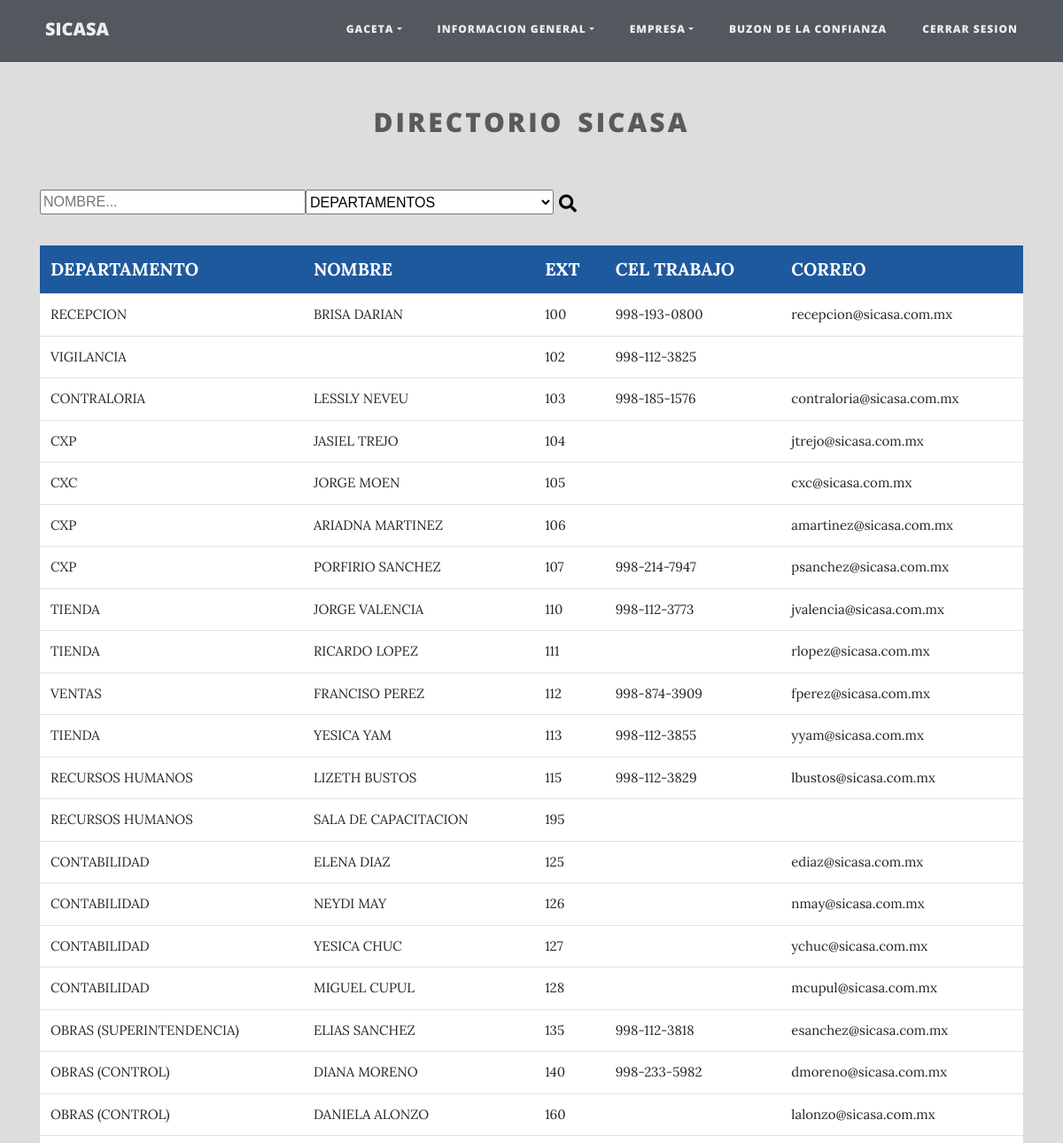
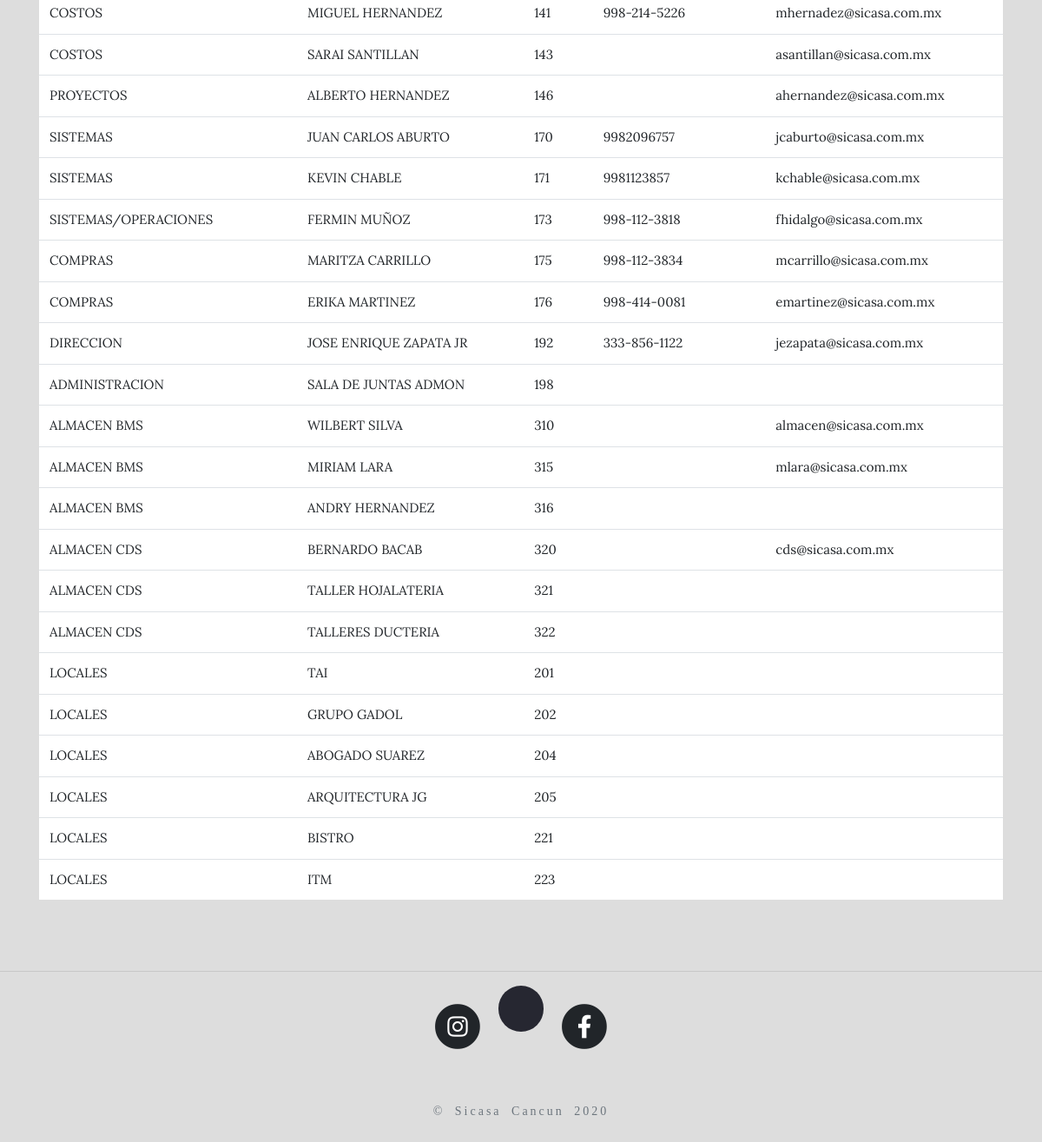
The app's page /directorio.php (signed in) with its own data (2 pictures, top to bottom).
### tables this page shows
CREATE TABLE `directorio` (
  `ID` int(10) NOT NULL,
  `DEPARTAMENTO` varchar(30) NOT NULL,
  `NOMBRE` varchar(30) NOT NULL,
  `EXT` int(30) NOT NULL,
  `CEL TRABAJO` varchar(30) NOT NULL,
  `CORREO` varchar(30) NOT NULL
);

### directorio.php (the view, shortened to what this page needs)
<?php
$usuario = $_SESSION['username'];
if(!isset($usuario)){
    header("location: index.php");
}else{
?>
<!DOCTYPE html>
<html lang="es">
<head>
  <link href="vendor/bootstrap/css/bootstrap.min.css" rel="stylesheet">
  <link href="vendor/fontawesome-free/css/all.min.css" rel="stylesheet" type="text/css">
  <link href="css/nabvar-general.min.css" rel="stylesheet">
<link href="css/dropdown.css" rel="stylesheet">
</head>
<body id="fondo">
<nav class="navbar navbar-expand-lg navbar-dark fixed-top" style="opacity: .9;" id="mainNav">
<div class="container-fluid">
<a class="navbar-brand" href="http://gaceta.sicasa.com.mx/">SICASA</a>
<div class="collapse navbar-collapse" id="navbarResponsive">
    <ul class="navbar-nav ml-auto">
    <li class="nav-item dropdown">
    <a class="nav-link dropdown-toggle" id="dropdown1" data-toggle="dropdown" href="#" aria-haspopup="true" aria-expanded="false">Gaceta</a>
    </li>
    <li class="nav-item dropdown">
      <a class="nav-link dropdown-toggle" id="dropdown1" data-toggle="dropdown" href="#" aria-haspopup="true" aria-expanded="false">Informacion General</a>
    </li>
    <li class="nav-item dropdown">
    <a class="nav-link dropdown-toggle" id="dropdown1" data-toggle="dropdown" href="#" aria-haspopup="true" aria-expanded="false">Empresa</a>
    </li>
    <li class="nav-item">
          <a class="nav-link" href="construccion.html">Buzon de la confianza</a>
    </li>
    <li class="nav-item">
          <a class="nav-link" href="salir.php">Cerrar Sesion</a>
    </li>
    </ul>
  </div>
</div>
</nav>
  <header class="masthead" style="background-image: url('img/navbar.jpg')" id="fondocabecera">
    <div class="overlay"></div>
  </header>
<?php
include('conexion.php');
$where="";
$directorio="SELECT * FROM directorio $where";
$resDirectorio=$conexion->query($directorio);
?>
<div class="container">
  <h4 class="text-center">DIRECTORIO SICASA</h4>
        <section>
      <form method="POST">
        <input id="buscarnombre" type="text" placeholder="NOMBRE..." name="xnombre"/>
        <select id="opcion1" name="xdepartamento">
         <option value="">DEPARTAMENTOS </option>
        </select>
        <button name="buscar" class="icon" type="submit"><i class="fa fa-search"></i></button>
      </form>
<br>
      <table class="table">
        <tr>
          <th>DEPARTAMENTO</th>
          <th>NOMBRE</th>
          <th>EXT</th>
          <th>CEL TRABAJO</th>
          <th>CORREO</th>
        </tr>
        <?php
        while ($registroDirectorio = $resDirectorio->fetch_array(MYSQLI_BOTH))
        {
          echo'<tr>
             <td>'.$registroDirectorio['DEPARTAMENTO'].'</td>
             <td>'.$registroDirectorio['NOMBRE'].'</td>
             <td>'.$registroDirectorio['EXT'].'</td>
             <td>'.$registroDirectorio['CEL TRABAJO'].'</td>
             <td>'.$registroDirectorio['CORREO'].'</td>
             </tr>';
        }
        ?>
      </table>
    </section>
</div>
  <footer>
    <hr>
    <div class="container">
      <div class="row">
        <div class="col">
          <ul class="list-inline text-center">
            <li class="list-inline-item">
              <a href="https://www.instagram.com/sicasa_oficial/">
                <span class="fa-stack fa-lg">
                  <i class="fas fa-circle fa-stack-2x"></i>
                  <i class="fab fa-instagram fa-stack-1x fa-inverse"></i>
                </span>
              </a>
            </li>
            <li class="list-inline-item">
            <span id="counter">
            </span>
            </li>
            <li class="list-inline-item">
              <a href="https://www.facebook.com/sicasaoficial/">
                <span class="fa-stack fa-lg">
                  <i class="fas fa-circle fa-stack-2x"></i>
                  <i class="fab fa-facebook-f fa-stack-1x fa-inverse"></i>
                </span>
              </a>
            </li>
          </ul>
          <br>
          <p class="copyright text-muted">&copy; Sicasa Cancun 2020</p>
        </div>
      </div>
    </div>
  </footer>
</body>
</html>
<?php
}
?>

### css/dropdown.css (style rules this page uses)
.dropdown-toggle { position: relative; }
button { background: transparent; border: none !important; }

### directorio.php (style rules this page uses)
#fondo { background-color: #DDDDDD; background-position: center; }
#counter { width: 3.3rem; height: 3.3rem; border-radius: 50%; background: #262731; display: flex; justify-content: center; align-items: center; text-align: center; margin:0px auto; color: white; padding:3% }
form { display: -webkit-box; display: -ms-flexbox; display: flex; -webkit-box-orient: horizontal; -webkit-box-direction: normal; -ms-flex-direction: row; flex-direction: row; position: none; top: 50px; width: 100%; padding-top: 50px; }
body::after { background-size: 50px 60px; background-repeat: no-repeat; background-position: center; opacity: .5; }
header { height: 70px; }
th { background-color: #1E599E; color: white; }
tr { background-color: white; }
td { opacity: none; font-size: 15px; font-style: none; letter-spacing: none; word-spacing: none; }
h4 { opacity: 0.7; font-size: 30px; font-style: none; letter-spacing: 3px; word-spacing: 5px; }
p { opacity: none; font-size: 16px; font-style: none; letter-spacing: 3px; word-spacing: 5px; font-family: "Tahoma"; }
#opcion1 { opacity: none; font-size: 16px; font-style: none; font-family: "Arial"; width: 280px; height:28px ; }
#buscarnombre { font-size: 16px; font-family: "Arial"; width: 300px; height:28px ; }

### records on screen
directorio: DEPARTAMENTO "RECEPCION", NOMBRE "BRISA DARIAN", EXT "100", CEL TRABAJO "998-193-0800", CORREO "recepcion@sicasa.com.mx"
directorio: DEPARTAMENTO "VIGILANCIA", EXT "102", CEL TRABAJO "998-112-3825"
directorio: DEPARTAMENTO "CONTRALORIA", NOMBRE "LESSLY NEVEU", EXT "103", CEL TRABAJO "998-185-1576", CORREO "contraloria@sicasa.com.mx"
directorio: DEPARTAMENTO "CXP", NOMBRE "JASIEL TREJO", EXT "104", CORREO "jtrejo@sicasa.com.mx"
directorio: DEPARTAMENTO "CXC", NOMBRE "JORGE MOEN", EXT "105", CORREO "cxc@sicasa.com.mx"
directorio: DEPARTAMENTO "CXP", NOMBRE "ARIADNA MARTINEZ", EXT "106", CORREO "amartinez@sicasa.com.mx"
directorio: DEPARTAMENTO "CXP", NOMBRE "PORFIRIO SANCHEZ", EXT "107", CEL TRABAJO "998-214-7947", CORREO "psanchez@sicasa.com.mx"
directorio: DEPARTAMENTO "TIENDA", NOMBRE "JORGE VALENCIA", EXT "110", CEL TRABAJO "998-112-3773", CORREO "jvalencia@sicasa.com.mx"
directorio: DEPARTAMENTO "TIENDA", NOMBRE "RICARDO LOPEZ", EXT "111", CORREO "rlopez@sicasa.com.mx"
directorio: DEPARTAMENTO "VENTAS", NOMBRE "FRANCISO PEREZ", EXT "112", CEL TRABAJO "998-874-3909", CORREO "fperez@sicasa.com.mx"
directorio: DEPARTAMENTO "TIENDA", NOMBRE "YESICA YAM", EXT "113", CEL TRABAJO "998-112-3855", CORREO "yyam@sicasa.com.mx"
directorio: DEPARTAMENTO "RECURSOS HUMANOS", NOMBRE "LIZETH BUSTOS", EXT "115", CEL TRABAJO "998-112-3829", CORREO "lbustos@sicasa.com.mx"
directorio: DEPARTAMENTO "RECURSOS HUMANOS", NOMBRE "SALA DE CAPACITACION", EXT "195"
directorio: DEPARTAMENTO "CONTABILIDAD", NOMBRE "ELENA DIAZ", EXT "125", CORREO "ediaz@sicasa.com.mx"
directorio: DEPARTAMENTO "CONTABILIDAD", NOMBRE "NEYDI MAY", EXT "126", CORREO "nmay@sicasa.com.mx"
directorio: DEPARTAMENTO "CONTABILIDAD", NOMBRE "YESICA CHUC", EXT "127", CORREO "ychuc@sicasa.com.mx"
directorio: DEPARTAMENTO "CONTABILIDAD", NOMBRE "MIGUEL CUPUL", EXT "128", CORREO "mcupul@sicasa.com.mx"
directorio: DEPARTAMENTO "OBRAS (SUPERINTENDENCIA)", NOMBRE "ELIAS SANCHEZ", EXT "135", CEL TRABAJO "998-112-3818", CORREO "esanchez@sicasa.com.mx"
directorio: DEPARTAMENTO "OBRAS (CONTROL)", NOMBRE "DIANA MORENO", EXT "140", CEL TRABAJO "998-233-5982", CORREO "dmoreno@sicasa.com.mx"
directorio: DEPARTAMENTO "OBRAS (CONTROL)", NOMBRE "DANIELA ALONZO", EXT "160", CORREO "lalonzo@sicasa.com.mx"
directorio: DEPARTAMENTO "COSTOS", NOMBRE "MIGUEL HERNANDEZ", EXT "141", CEL TRABAJO "998-214-5226", CORREO "mhernadez@sicasa.com.mx"
directorio: DEPARTAMENTO "COSTOS", NOMBRE "SARAI SANTILLAN", EXT "143", CORREO "asantillan@sicasa.com.mx"
directorio: DEPARTAMENTO "PROYECTOS", NOMBRE "ALBERTO HERNANDEZ", EXT "146", CORREO "ahernandez@sicasa.com.mx"
directorio: DEPARTAMENTO "SISTEMAS", NOMBRE "JUAN CARLOS ABURTO", EXT "170", CEL TRABAJO "9982096757", CORREO "jcaburto@sicasa.com.mx"
directorio: DEPARTAMENTO "SISTEMAS", NOMBRE "KEVIN CHABLE", EXT "171", CEL TRABAJO "9981123857", CORREO "kchable@sicasa.com.mx"
directorio: DEPARTAMENTO "SISTEMAS/OPERACIONES", NOMBRE "FERMIN MUÑOZ", EXT "173", CEL TRABAJO "998-112-3818", CORREO "fhidalgo@sicasa.com.mx"
directorio: DEPARTAMENTO "COMPRAS", NOMBRE "MARITZA CARRILLO", EXT "175", CEL TRABAJO "998-112-3834", CORREO "mcarrillo@sicasa.com.mx"
directorio: DEPARTAMENTO "COMPRAS", NOMBRE "ERIKA MARTINEZ", EXT "176", CEL TRABAJO "998-414-0081", CORREO "emartinez@sicasa.com.mx"
directorio: DEPARTAMENTO "DIRECCION", NOMBRE "JOSE ENRIQUE ZAPATA JR", EXT "192", CEL TRABAJO "333-856-1122", CORREO "jezapata@sicasa.com.mx"
directorio: DEPARTAMENTO "ADMINISTRACION", NOMBRE "SALA DE JUNTAS ADMON", EXT "198"
directorio: DEPARTAMENTO "ALMACEN BMS", NOMBRE "WILBERT SILVA", EXT "310", CORREO "almacen@sicasa.com.mx"
directorio: DEPARTAMENTO "ALMACEN BMS", NOMBRE "MIRIAM LARA", EXT "315", CORREO "mlara@sicasa.com.mx"
directorio: DEPARTAMENTO "ALMACEN BMS", NOMBRE "ANDRY HERNANDEZ", EXT "316"
directorio: DEPARTAMENTO "ALMACEN CDS", NOMBRE "BERNARDO BACAB", EXT "320", CORREO "cds@sicasa.com.mx"
directorio: DEPARTAMENTO "ALMACEN CDS", NOMBRE "TALLER HOJALATERIA", EXT "321"
directorio: DEPARTAMENTO "ALMACEN CDS", NOMBRE "TALLERES DUCTERIA", EXT "322"
directorio: DEPARTAMENTO "LOCALES", NOMBRE "TAI", EXT "201"
directorio: DEPARTAMENTO "LOCALES", NOMBRE "GRUPO GADOL", EXT "202"
directorio: DEPARTAMENTO "LOCALES", NOMBRE "ABOGADO SUAREZ", EXT "204"
directorio: DEPARTAMENTO "LOCALES", NOMBRE "ARQUITECTURA JG", EXT "205"
directorio: DEPARTAMENTO "LOCALES", NOMBRE "BISTRO", EXT "221"
directorio: DEPARTAMENTO "LOCALES", NOMBRE "ITM", EXT "223"
